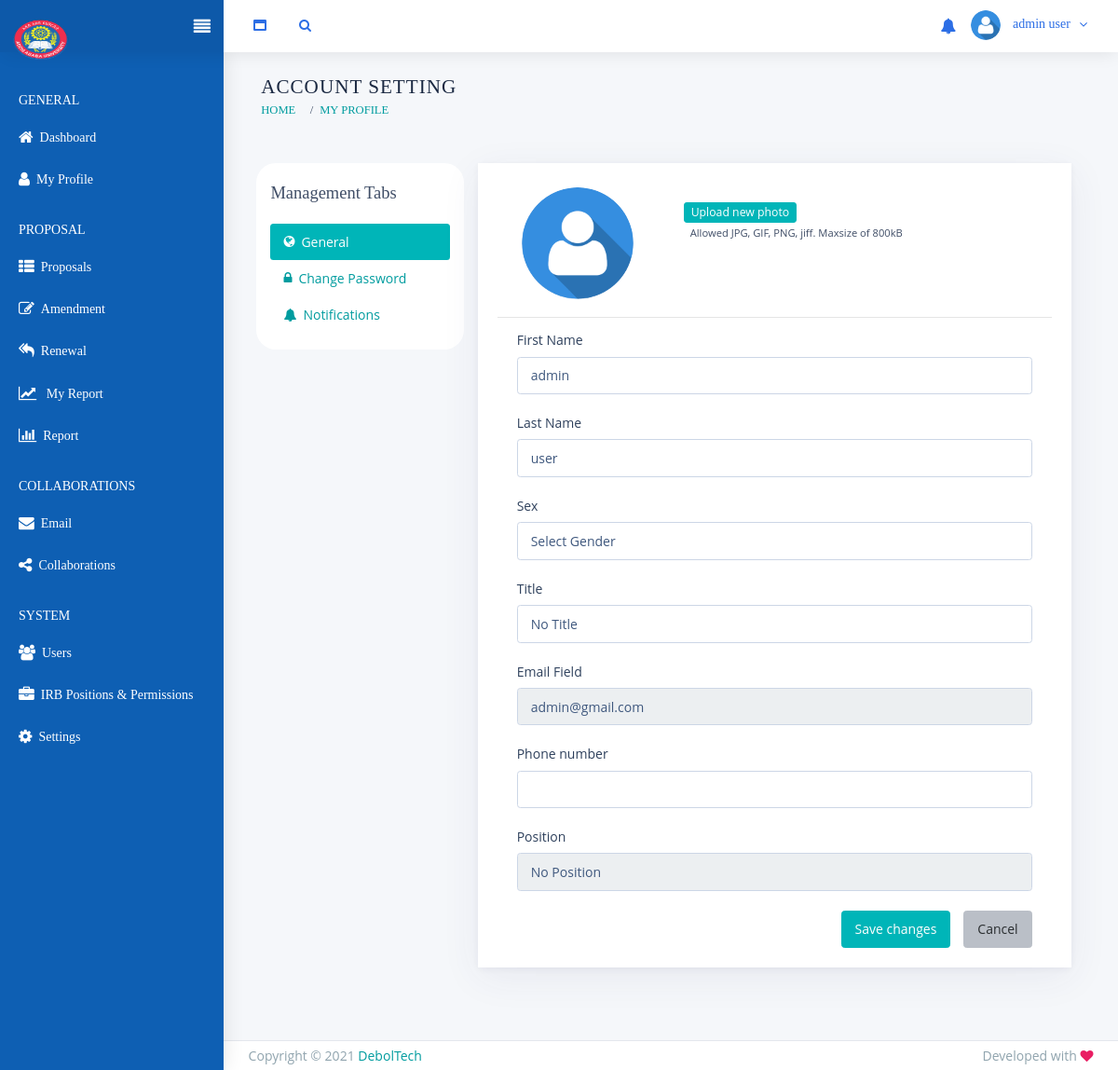
The page /accounts/my_profile/ (signed in) on the database its author committed.
### accounts/models.py (models this page shows, shortened)
class UserAccount(AbstractBaseUser, PermissionsMixin):
    email = models.EmailField(verbose_name="Email Field", unique=True)
    title = models.ForeignKey(Title, on_delete=models.CASCADE, blank=True, null=True, help_text="Your professional title, if any.")
    first_name = models.CharField(verbose_name="First Name", max_length=150, validators = [MinLengthValidator(2)])
    last_name = models.CharField(verbose_name="Last Name", max_length=150, validators = [MinLengthValidator(2)])
    full_name = models.CharField(verbose_name="Full Name", max_length=300, blank=True, editable=False,
                help_text=" This is a system generated value, since it is mostly used it's better to store it once and access it without"
                            "evaluating it for every page, cz when evaluated another sql query is need to fetch the name of the title. (not fair!) " )
    phone_number = models.CharField(max_length=150, blank=True, default="", null=True )
    sex = models.CharField(choices=GENDERS, max_length=6, blank=True)
    profile_image = models.ImageField(upload_to = 'Accounts/ProfileImages', blank = True,
                                    validators =[FileExtensionValidator(allowed_extensions=allowed_image_extensions)] )
    is_active = models.BooleanField(default=False,help_text=('Designates whether this user should be treated as active. '),)
    status = models.IntegerField(default = 0, choices=USER_STATUS, help_text= "Identifies the status of each user")
    is_staff = models.BooleanField(default=False)
    is_customer = models.BooleanField(default=False)
    position = models.ForeignKey(Position, on_delete=models.SET_NULL, blank=True, null=True)
    date_joined = models.DateTimeField( auto_now_add=True, editable=False)
    created_by = models.ForeignKey('self', blank=True, null=True, on_delete=models.CASCADE, help_text=('If a user is created by another user'))
    objects = UserAccountManager()
    EMAIL_FIELD = 'email'
    USERNAME_FIELD = 'email'
    REQUIRED_FIELDS = ['first_name', 'last_name']
    class Meta:
        verbose_name = 'User Account'
        verbose_name_plural = 'User Accounts'
        ordering=('-date_joined',)
    def get_position_permissions(self, obj=None):
        permissions = set()
        if self.position:
            perms = self.position.permissions.values_list('content_type__app_label', 'codename').order_by()
            permissions.update({"%s.%s" % (ct, name) for ct, name in perms})
        return permissions
    def get_all_permissions(self, obj=None):
        default = _user_get_permissions(self, obj, 'user') #django's default return value, then add the permission owned by his position
        default.update(self.get_position_permissions())
        return default

### accounts/views.py (the view, shortened to what this page needs)
# urls.py: path('my_profile/', MyProfile.as_view(), name = 'my_profile'),
@method_decorator(user_required(), 'dispatch')
class MyProfile(View):
    def get(self, *args, **kwargs):
        user_form = UserAccountForm(instance=self.request.user)
        user_form.fields['position'].disabled = True # a user can't change his own position
        user_form.fields.pop('user_permissions')
        password_form = ChangePasswordForm()
        return render(self.request, 'accounts/account_settings.html', {
            'my_profile':True,
            'profile_image':self.request.user.profile_image,
            'user_account': self.request.user,
            'user_account_form': user_form,
            'password_form': password_form,
        })

### accounts/forms.py
class ChangePasswordForm(forms.Form):
    current_password = forms.CharField(widget=forms.PasswordInput(attrs={
        'class': 'form-control',
        'placeholder': 'Current password',
        'minlength': "8",
    }))
    new_password = forms.CharField(widget=forms.PasswordInput(attrs={
        'class': 'form-control',
        'placeholder': 'New password',
        'minlength': "8",
    }))
    retype_new_password = forms.CharField(widget=forms.PasswordInput(attrs={
        'class': 'form-control',
        'placeholder': 'Repeat new password',
        'minlength': "8",
    }))
    class Meta:
        fields = ['current_password', 'new_password', 'retype_new_password']

### accounts/models.py (called while the page is built)
def _user_get_permissions(user, obj, from_name):
    permissions = set()
    name = 'get_%s_permissions' % from_name
    for backend in auth.get_backends():
        if hasattr(backend, name):
            permissions.update(getattr(backend, name)(user, obj))
    return permissions

    def __str__(self):
        return self.name

    def __str__(self):
        return self.name

### accounts/utils.py (called while the page is built)
def user_is_active(user):
    if  user.is_active and user.status == 2:
        return True
    return False

def staff_is_active(user):
    if user_is_active(user) and user.is_staff:
        return True
    return False

def user_required():
    def decorator(view_func):
        def wrap(request,*args,**kwargs):
            if not request.user.is_authenticated:
                return redirect("accounts:login")
            elif not user_is_active(request.user):
                raise PermissionDenied
            else:
                return view_func(request,*args,**kwargs)
        return wrap
    return decorator

### irb/context_processors.py (called while the page is built)
def user_permissions(request):
    if request.user.is_authenticated and staff_is_active ( request.user ):
        return { 'irb_perms':request.user.get_all_permissions()}
    else:
        return { 'irb_perms':[]}

### templates/accounts/account_settings.html (shortened to what this page needs)
{% extends "staff/base.html" %}
{% block title %} Account Setting {% endblock %}
{% block breadcrumb %}
<div class="row breadcrumbs-top">
    <div class="breadcrumb-wrapper col-12">
      <ol class="breadcrumb">
        {% if my_profile %}
            <li class="breadcrumb-item active"><a href="">My Profile</a></li>
        {% else %}
            <li class="breadcrumb-item"><a href="{% url 'accounts:users_list' %}">Users List</a></li>
            <li class="breadcrumb-item active"><a href="">User Account Setting</a></li>
        {% endif %}
      </ol>
    </div>
  </div>
{% endblock %}
{% block content %}
            <div class="content-wrapper">
              <div class="content-body">
                  <section id="page-account-settings">
                      <div class="row">
                          <div class="col-md-3 mb-2 mb-md-0 round height-200" style="background-color: white;">
                                <h4 class="mt-2 mb-2">Management Tabs</h4>
                              <ul class="nav nav-pills flex-column mt-md-0 mt-2">
                                  <li class="nav-item">
                                      <a class="nav-link d-flex active" id="account-pill-general" data-toggle="pill"
                                          href="#account-general" aria-expanded="true">
                                          <i class="fa fa-globe"></i>
                                          General
                                      </a>
                                  </li>
                                  <li class="nav-item">
                                      <a class="nav-link d-flex" id="account-pill-password" data-toggle="pill"
                                        href="#account-password"   aria-expanded="false">
                                          <i class="fa fa-lock"></i>
                                          Change Password
                                      </a>
                                  </li>
                                  <li class="nav-item">
                                      <a class="nav-link d-flex" id="account-pill-notifications"
                                          href="{% url 'noti:notifications' %}" aria-expanded="false">
                                          <i class="fa fa-bell"></i>
                                          Notifications
                                      </a>
                                  </li>
                              </ul>
                          </div>
                          <div class="col-md-9">
                              <div class="card">
                                  <div class="card-content">
                                      <div class="card-body">
                                          <div class="tab-content">
                                              {% include "accounts/account_general.html" %}
                                          </div>
                                      </div>
                                  </div>
                              </div>
                          </div>
                      </div>
                  </section>
              </div>
            </div>
{% endblock %}

### templates/staff/header.html (shortened to what this page needs)
{%load static %}
<nav class="header-navbar navbar-expand-lg navbar navbar-with-menu fixed-top navbar-semi-dark navbar-shadow">
  <div class="navbar-wrapper">
    <div class="navbar-header">
      <ul class="nav navbar-nav flex-row">
        <li class="nav-item mr-auto"><a class="navbar-brand" href="/"><img class="brand-logo" width="60px" height="50px" alt="stack admin logo" src="{% static 'customer/img/logo.png' %}">
            </a></li>
        <li class="nav-item d-none d-lg-block nav-toggle"><a class="nav-link modern-nav-toggle pr-0" data-toggle="collapse"><i class="toggle-icon fa fa-align-justify  right font-medium-3 white  icon-toggle-right" data-ticon=".icon-toggle-right"></i></a></li>
      </ul>
    </div>
    <div class="navbar-container content">
      <div class="collapse navbar-collapse" id="navbar-mobile">
        <ul class="nav navbar-nav mr-auto float-left">
          <li class="nav-item d-none d-md-block"><a class="nav-link nav-link-expand" href="#"><i class="fa fa-window-maximize"></i></a></li>
          <li class="nav-item nav-search"><a class="nav-link nav-link-search" href="#"><i class="fa fa-search"></i></a>
          </li>
        </ul>
        <ul class="nav navbar-nav float-right">
          <li class="dropdown dropdown-notification nav-item">
            <a class="nav-link nav-link-label" href="#" data-toggle="dropdown">
              <i class="ficon fa fa-bell"></i>
            </a>
          </li>
          <li class="dropdown dropdown-user nav-item">
            <a class="dropdown-toggle nav-link dropdown-user-link" href="#" data-toggle="dropdown">
              <div class="avatar avatar-online" style="width:32px; height: 32px;">
                {% if user.profile_image %}
                  <img  style="width: 32px; height: 32px;" src="{{user.profile_image.url}}" alt="user profile image">
                {% else %}
                 <img style="width: 32px; height: 32px;" src="{% static 'customer/img/user.png' %}" alt="avatar">
                {% endif %}
              </div>
              <span class="user-name">{% if user %} {{user.full_name}} {% endif %}</span>
            </a>
          </li>
        </ul>
      </div>
    </div>
  </div>
</nav>

### templates/accounts/account_general.html (shortened to what this page needs)
{% load static %}
<div role="tabpanel" class="tab-pane active" id="account-vertical-general" aria-labelledby="account-pill-general" aria-expanded="true">
    <form method="POST" action="" enctype="multipart/form-data">
        <div class="media round">
            <div class="avatar avatar-online ml-2 mr-3 py-1" style="width:130px; height: 130px;">
                <a  href="{% if profile_image %}{{profile_image.url}} {% endif %} " target="_blank">
                    <img id="image_display" style="width: 120px; height: 120px;" src=" {% if profile_image %}{{profile_image.url}} {% endif %}"  alt="profile image" >
                </a>
            </div>
                <div class="media-body round mt-2 ">
                    <div class="col-12 px-0 d-flex flex-sm-row flex-column justify-content-start">
                        <label class="btn btn-sm btn-primary ml-50 mb-50 mb-sm-0 cursor-pointer"
                            for="account-upload">Upload new photo
                        </label>
                    </div>
                    <p class="text-muted ml-1 ">
                        <small>Allowed JPG, GIF, PNG, jiff. Maxsize of 800kB</small>
                    </p>
                </div>
        </div>
        <hr>
        <div class="row px-2 round ">
            {% for field in user_account_form %}
                {% if field.id_for_label == 'id_profile_image' %}
                {% else %}
                    <div class="col-12">
                        <div class="form-group">
                            <div class="controls">
                                <label for="{{ field.id_for_label }}">{{ field.label }}</label>
                                {{ field }}
                            </div>
                        </div>
                    </div>
                {% endif %}
            {% endfor %}
            <div class="col-12 d-flex flex-sm-row flex-column justify-content-end">
                <button type="submit" class="btn btn-primary mr-sm-1 mb-1 mb-sm-0">Save
                    changes</button>
                <button type="reset" class="btn btn-light">Cancel</button>
            </div>
        </div>
    </form>
</div>

### rows shown on the page
UserAccount: profile_image (placeholder picture), full_name "admin user", user_account_form "admin" "user" "Select Gender" "No Title" "admin@gmail.com" "No Position"

### other values the page prints
{{ field.label }} "First Name" "Last Name" "Sex" "Title" "Email Field" "Phone number" "Position"
